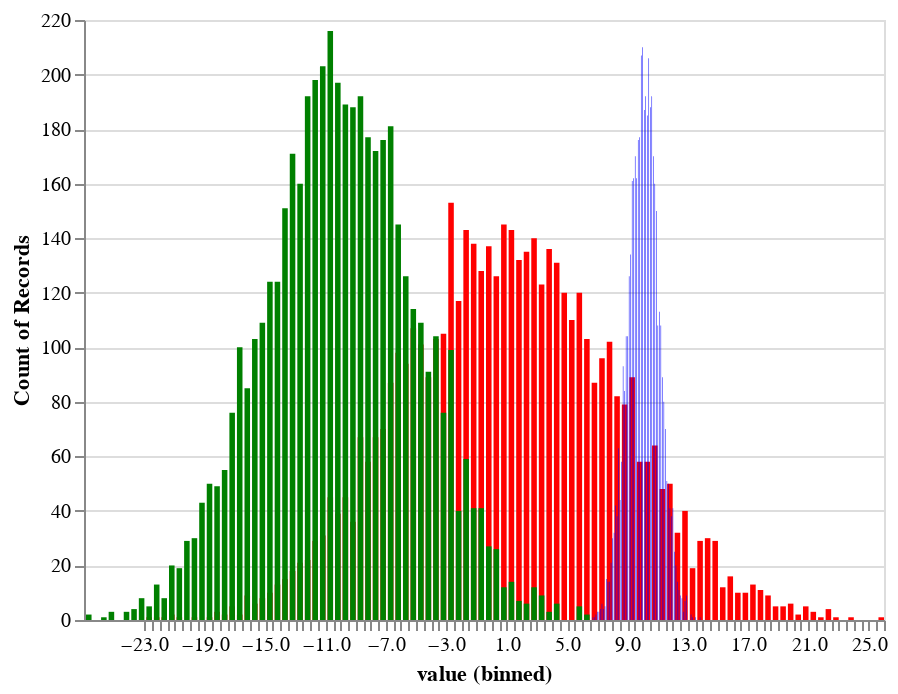

Notebook cell for this chart:
### Markdown cell above
1. Plot a histogram of the standard deviation with the following properties:
    
    A. Mean ($\mu$) of 1, standard deviation ($\sigma$) of 7
    
    B. $\mu=10, \sigma=1$
    
    C. $\mu=-10, \sigma=5$
2. Create a python function that accepts two inputs (mean and standard_deviation) and plots the histogram as per question 1.
3. Investigate the documentation of Altair and overlay these plots on top of each other, with different colours.

### Code cell
mean_1 = 1
stdev_1 = 7
mean_2 = 10
stdev_2 = 1
mean_3 = -10
stdev_3 = 5

def plot_histogram(mean, std_dev, color):
    n = stats.norm(mean, std_dev)
    normal_values = pandas.DataFrame({"value": n.rvs(5000)})

    return altair.Chart(normal_values).mark_bar().encode(
        altair.X("value", bin=altair.Bin(maxbins=100)),
        y='count()',
        color=altair.value(color)
    )

chart_1 = plot_histogram(mean_1, stdev_1, 'red')
chart_2 = plot_histogram(mean_2, stdev_2, 'blue')
chart_3 = plot_histogram(mean_3, stdev_3, 'green')

all_charts = chart_1 + chart_2 + chart_3
all_charts

### Figure 1 — Vega-Lite specification as saved in the notebook (floating-point values rounded to 4 significant figures; data arrays with more than 128 entries replaced by an {"elided": "..."} marker saying what was removed)
{"config": {"view": {"continuousWidth": 400, "continuousHeight": 300}}, "layer": [{"data": {"name": "data-7c1029fcd890c0a005218f739cff62e1"}, "mark": "bar", "encoding": {"color": {"value": "red"}, "x": {"type": "quantitative", "bin": {"maxbins": 100}, "field": "value"}, "y": {"type": "quantitative", "aggregate": "count"}}}, {"data": {"name": "data-49fecde74c8441a2a838b5cdc709fdc9"}, "mark": "bar", "encoding": {"color": {"value": "blue"}, "x": {"type": "quantitative", "bin": {"maxbins": 100}, "field": "value"}, "y": {"type": "quantitative", "aggregate": "count"}}}, {"data": {"name": "data-c832cd6444e4e04426c96e8c0f3660ea"}, "mark": "bar", "encoding": {"color": {"value": "green"}, "x": {"type": "quantitative", "bin": {"maxbins": 100}, "field": "value"}, "y": {"type": "quantitative", "aggregate": "count"}}}], "$schema": "https://vega.github.io/schema/vega-lite/v4.8.1.json", "datasets": {"data-7c1029fcd890c0a005218f739cff62e1": {"elided": "5000 records"}, "data-49fecde74c8441a2a838b5cdc709fdc9": {"elided": "5000 records"}, "data-c832cd6444e4e04426c96e8c0f3660ea": {"elided": "5000 records"}}}
